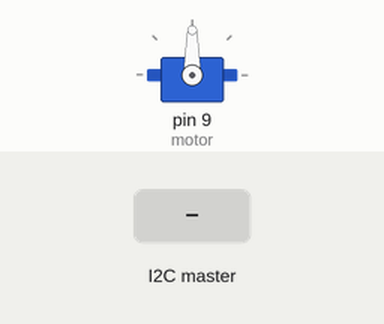
Simulated run of this sketch. Board: Arduino Uno, built with avr-gcc and run on an emulated ATmega328P. Shown: servo. Inputs (shaded band) come from the test bench.

Above: at 1.2 s.
1.3 s: the I2C master sends the byte 1
At 1.6 s:
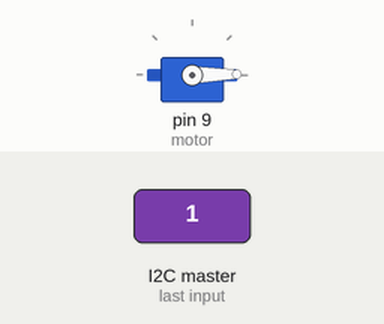
2.8 s: the I2C master sends the byte 200
At 4.0 s:
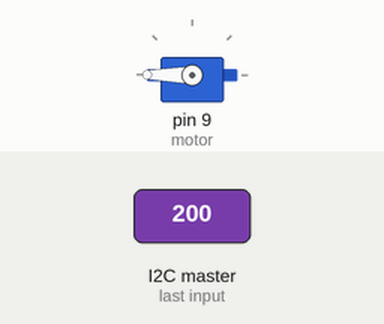
4.3 s: the I2C master sends the byte 90
At 5.2 s:
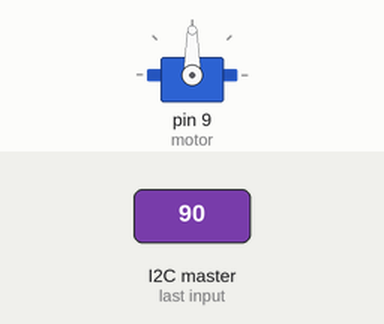
Timing chart, 0 to 7.3 s (numbered marks = the images above; inputs shaded):
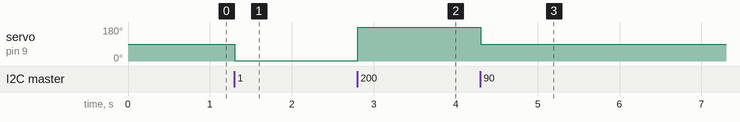

The sketch:

monday_slave_nano.ino
```cpp
#include<Wire.h>
#include<Servo.h>
Servo motor;
void setup()
{
  motor.attach(9);
  Wire.begin(150);
  Wire.onReceive( spd);
}

void loop()
{
    delay(10);

}
void spd(int spdf)
{
   while(Wire.available()>0)
   {
     int val=Wire.read();
     motor.write(val);
     delay(20);
   }
}
```

Measured:
- after the input at 1.3 s, servo on pin 9 (motor): 90° → 1° at once
- after the input at 2.8 s, servo on pin 9 (motor): 1° → 180° at once
- after the input at 4.3 s, servo on pin 9 (motor): 180° → 90° at once
